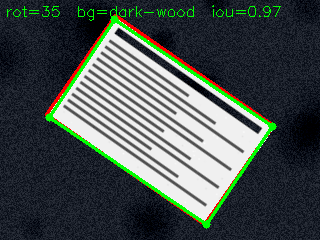
#> input picture artifacts/bench/example_0_iou97.png, 320 x 240 px
$ python polyflatten_prototype.py ../artifacts/bench/example_0_iou97.png out.png
#> lines starting #> are read from the running program, lines starting #| are printed output that depends on the picture; after the words box and inside, x2 and y2 are one past the last pixel; in counts of white or black regions, pixels touching at a corner belong together
#> further down, img is the input picture: shape (240, 320, 3); mean B, G, R 77.9, 80.1, 71.1
"""Polynomial text-line flattening (vertical strip-correlation) — prototype.

Estimates a smooth dy(x) displacement by cross-correlating ink profiles
of adjacent vertical strips, integrating the shifts, and fitting a
low-order polynomial; remaps columns so text baselines go horizontal.

MEASURED on 174 SRD dewarped crops (Apple Vision OCR):
  aggregate conf 0.81 -> 0.79, wins 34 / loses 78  => NET NEGATIVE blind.
  Genuinely curled tail gains big (0.65->0.78, 0.70->0.77);
  flat receipts with sparse/columnar text get damaged (0.80->0.57) —
  strip correlation mistakes price columns for curl.

Gate attempts, all FAILED on measurement:
  - residual-vs-polynomial (smoothness): rotation produces perfectly
    smooth linear dy(x) — the worst losers are the smoothest signals.
  - linear/nonlinear decomposition (rotation vs curl): correlation
    drift on rotated/columnar receipts masquerades as nonlinear curl
    (loser 1108: "nonlinear" 18.7px; gainer 1067: 3.9px). The strip
    estimate itself is the unreliable part, so no gate on it can work.

To ship this needs per-line baseline fitting (cluster glyphs into text
lines, fit each baseline) instead of strip correlation — a bigger build.
Field reality check: the app's use case is table-top scanning; the
user's own captures measure 2-5px curl (noise). Park until real curled
captures show up, or the OCR engine becomes weaker than Apple Vision
(geometric normalization helps weak engines far more).

Usage: python3 research/polyflatten_prototype.py in.png out.png
"""
import sys

import cv2
import numpy as np


def polyflatten(bgr, nstrips=24, deg=3):
#> called with nstrips = 24, deg = 3
    gray = cv2.cvtColor(bgr, cv2.COLOR_BGR2GRAY)
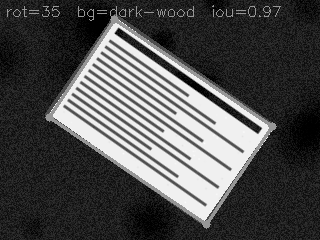
#> gray: shape (240, 320); min 0, max 251, mean 77.4
    H, W = gray.shape
#> H = 240; W = 320
    maxshift = max(6, H // 40)
#> maxshift = 6
    thr = cv2.adaptiveThreshold(gray, 255, cv2.ADAPTIVE_THRESH_MEAN_C,
                                cv2.THRESH_BINARY_INV, 25, 12)
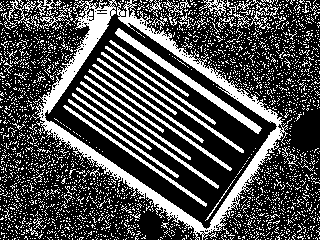
#> thr: shape (240, 320); 30.1% white; 2805 white regions (2750 under 20 px), largest, box (x1, y1, x2, y2) and area: (32, 0, 288, 240) 7471, (115, 28, 262, 134) 1257, (63, 105, 207, 207) 599
    sw = max(8, W // nstrips)
#> sw = 13
    ns = W // sw
#> ns = 24
    profs = []
    for i in range(ns):
        p = thr[:, i * sw:(i + 1) * sw].sum(axis=1).astype(np.float32)
        profs.append(p - p.mean())
#> after the loop, profs = 24 items
    shifts = [0.0]
    for i in range(1, ns):
        a, b = profs[i - 1], profs[i]
        best, bs = -1e18, 0
        for s in range(-maxshift, maxshift + 1):
            v = (a[s:] * b[:H - s]).sum() if s >= 0 else (a[:H + s] * b[-s:]).sum()
            if v > best:
                best, bs = v, s
        shifts.append(shifts[-1] + bs)
#> after the loop, shifts = [0, 2, 2, 7, 7, 1, -5, -11, -17, -23, -29, -35, -41, -47, -53, -59, -65, -71, -77, -83, -77, -80, -75, -76]
    shifts = np.array(shifts, np.float32)
#> shifts = 24 values, max 7 at index 3, min -83 at index 19, mean -37.71
    shifts -= shifts.mean()
#> shifts = 24 values, max 44.71 at index 3, min -45.29 at index 19, mean -1.27e-06
    amp = float(np.abs(shifts).max())
#> amp = 45.29
    if amp < 3 or amp > H * 0.25:   # flat, or rotation-dominated: refuse
        return bgr, amp
    xs = (np.arange(ns) + 0.5) * sw
#> xs = 24 values from 6.5 to 305.5
    dy = np.polyval(np.polyfit(xs, shifts, deg), np.arange(W)).astype(np.float32)
#> dy = 320 values, max 42.29 at index 37, min -41.9 at index 273, mean -0.714
    mapx, mapy = np.meshgrid(np.arange(W, dtype=np.float32),
                             np.arange(H, dtype=np.float32))
    return cv2.remap(bgr, mapx, mapy + dy[None, :], cv2.INTER_LINEAR,
                     borderMode=cv2.BORDER_REPLICATE), amp


if __name__ == "__main__":
    img = cv2.imread(sys.argv[1])
    out, amp = polyflatten(img)
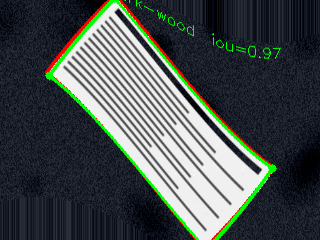
#> out: shape (240, 320, 3); mean B, G, R 78.1, 78.9, 71.1
#> amp = 45.29
    cv2.imwrite(sys.argv[2], out)
    print(f"curl amplitude {amp:.0f}px")
#| curl amplitude 45px

$ run again, on artifacts/bench/example_1_iou97.png
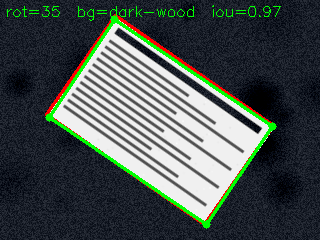
#> input picture artifacts/bench/example_1_iou97.png, 320 x 240 px
#> img is the input picture: shape (240, 320, 3); mean B, G, R 78.4, 80.5, 71.5
#> in polyflatten, `thr = cv2.adaptiveThreshold(gray, 255, cv2.ADAPTIVE_THRESH_MEAN_C, cv2..`:
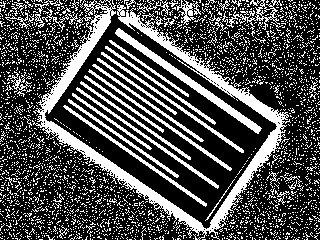
#> thr: shape (240, 320); 30.3% white; 2788 white regions (2742 under 20 px), largest, box (x1, y1, x2, y2) and area: (32, 0, 291, 240) 7365, (115, 28, 262, 134) 1258, (63, 105, 207, 207) 599
#> after the loop in polyflatten, `for i in range(ns):`: profs = 24 items
#> after the loop in polyflatten, `for i in range(1, ns):`: shifts = [0, 0, 4, 3, 9, 3, -3, -9, -15, -21, -27, -33, -39, -45, -51, -57, -63, -69, -75, -81, -87, -92, -91, -96]
#> in polyflatten, `shifts = np.array(shifts, np.float32)`: shifts = 24 values, max 9 at index 4, min -96 at index 23, mean -38.96
#> in polyflatten, `shifts -= shifts.mean()`: shifts = 24 values, max 47.96 at index 4, min -57.04 at index 23, mean -1.27e-06
#> in polyflatten, `amp = float(np.abs(shifts).max())`: amp = 57.04
#> dy = 320 values, max 42.96 at index 36, min -56.36 at index 319, mean -1.27
#> `out, amp = polyflatten(img)`:
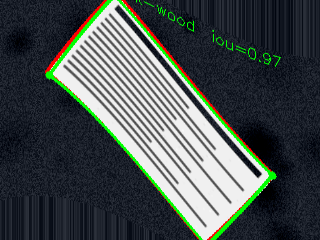
#> out: shape (240, 320, 3); mean B, G, R 78.6, 79.3, 71.5
#> `out, amp = polyflatten(img)`: amp = 57.04
#| curl amplitude 57px

$ run again, on artifacts/bench/example_1_iou98.png
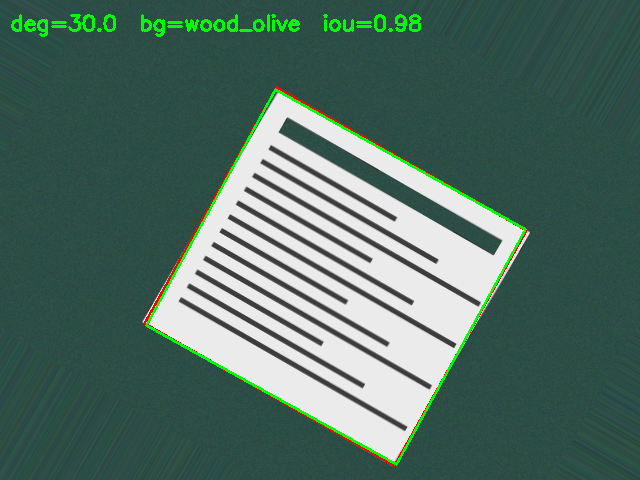
#> input picture artifacts/bench/example_1_iou98.png, 640 x 480 px
#> img is the input picture: shape (480, 640, 3); mean B, G, R 99.5, 109.9, 81.6
#> in polyflatten, `thr = cv2.adaptiveThreshold(gray, 255, cv2.ADAPTIVE_THRESH_MEAN_C, cv2..`:
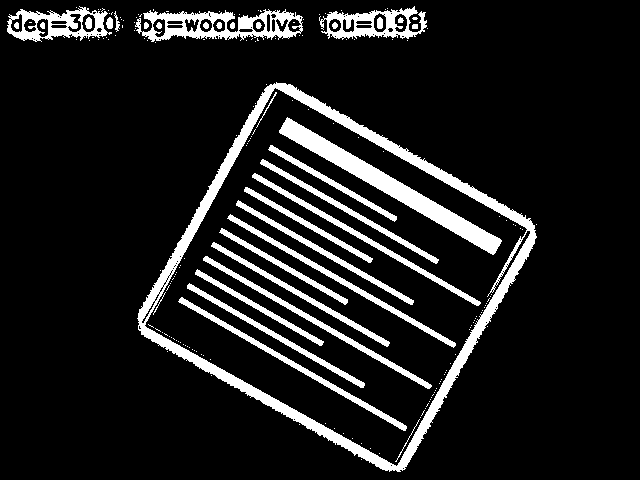
#> thr: shape (480, 640); 11.6% white; 191 white regions (156 under 20 px), largest, box (x1, y1, x2, y2) and area: (137, 82, 537, 472) 11169, (279, 117, 502, 255) 4258, (135, 9, 303, 42) 2610
#> after the loop in polyflatten, `for i in range(ns):`: profs = 24 items
#> after the loop in polyflatten, `for i in range(1, ns):`: shifts = [0, -1, 1, 1, 1, 0, -1, -1, -1, -11, -23, -35, -47, -59, -71, -83, -95, -107, -119, -131, -142, -154, -166, -178]
#> in polyflatten, `shifts = np.array(shifts, np.float32)`: shifts = 24 values, max 1 at index 2, min -178 at index 23, mean -59.25
#> in polyflatten, `shifts -= shifts.mean()`: shifts = 24 values, max 60.25 at index 2, min -118.8 at index 23, mean 0
#> in polyflatten, `amp = float(np.abs(shifts).max())`: amp = 118.8
#> dy = 640 values, max 65.42 at index 106, min -129 at index 639, mean -3.05
#> `out, amp = polyflatten(img)`:
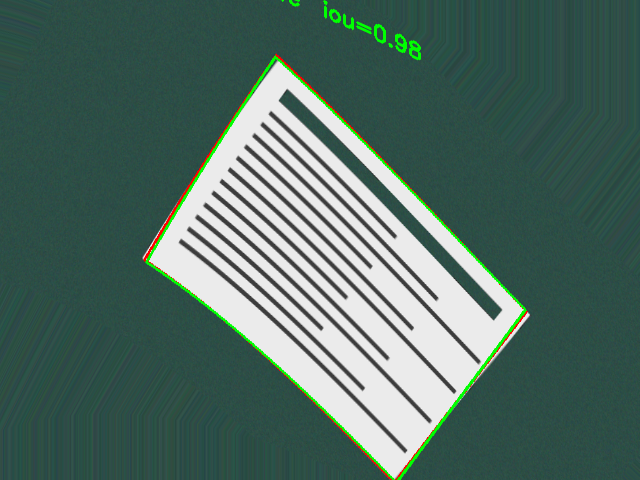
#> out: shape (480, 640, 3); mean B, G, R 99.9, 108.9, 81.9
#> `out, amp = polyflatten(img)`: amp = 118.8
#| curl amplitude 119px

$ run again, on artifacts/bench/example_2_iou97.png
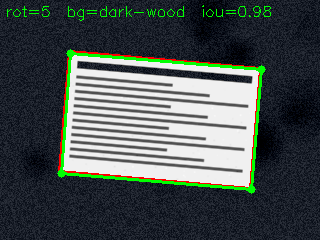
#> input picture artifacts/bench/example_2_iou97.png, 320 x 240 px
#> img is the input picture: shape (240, 320, 3); mean B, G, R 79.8, 81.2, 72.4
#> in polyflatten, `thr = cv2.adaptiveThreshold(gray, 255, cv2.ADAPTIVE_THRESH_MEAN_C, cv2..`:
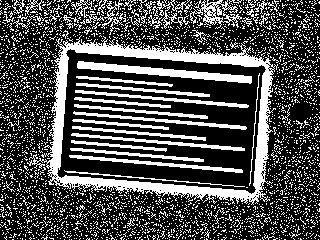
#> thr: shape (240, 320); 30.9% white; 2891 white regions (2838 under 20 px), largest, box (x1, y1, x2, y2) and area: (27, 35, 278, 205) 7005, (77, 61, 252, 84) 1288, (69, 155, 243, 173) 610
#> after the loop in polyflatten, `for i in range(ns):`: profs = 24 items
#> after the loop in polyflatten, `for i in range(1, ns):`: shifts = [0, -4, -3, -4, 2, 3, 2, 1, 0, -1, -2, -3, -4, -5, -6, -7, -8, -9, -10, -12, -12, -8, -4, -6]
#> in polyflatten, `shifts = np.array(shifts, np.float32)`: shifts = 24 values, max 3 at index 5, min -12 at index 19, mean -4.17
#> in polyflatten, `shifts -= shifts.mean()`: shifts = 24 values, max 7.17 at index 5, min -7.83 at index 19, mean -1.59e-07
#> in polyflatten, `amp = float(np.abs(shifts).max())`: amp = 7.83
#> dy = 320 values, max 5.4 at index 72, min -5.38 at index 249, mean 0.00589
#> `out, amp = polyflatten(img)`:
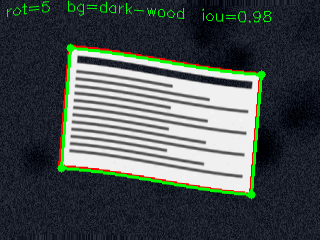
#> out: shape (240, 320, 3); mean B, G, R 79.7, 81.1, 72.4
#> `out, amp = polyflatten(img)`: amp = 7.83
#| curl amplitude 8px
